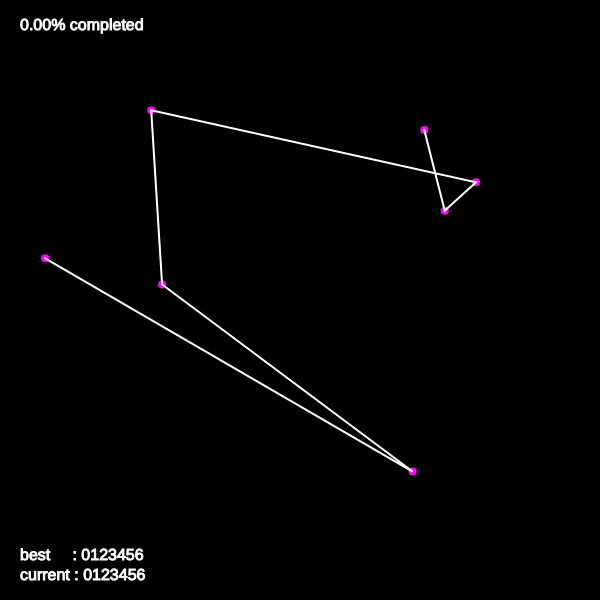
Frame 1 (no input)
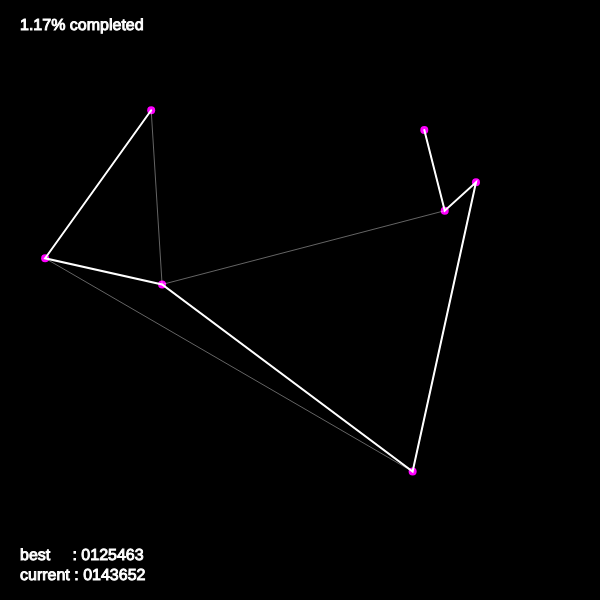
Frame 60 (no input)
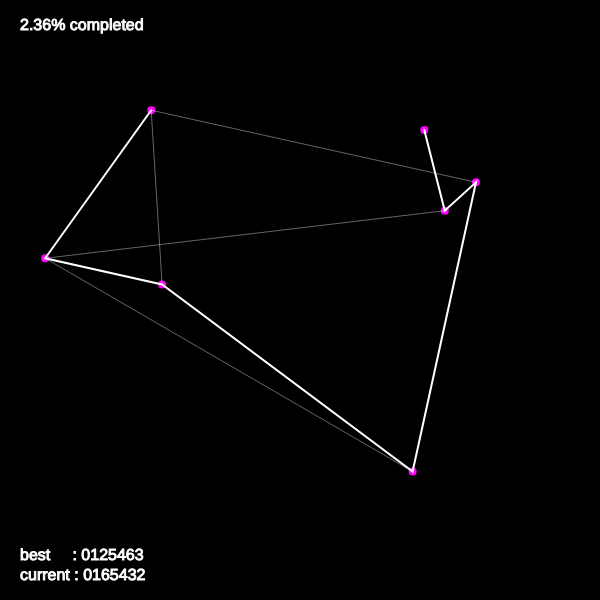
Frame 120 (the mouse pressed at the canvas centre since frame 60)

The p5.js sketch that drew these frames (run headless with seeded random() and noise() and a simulated clock; from frame 60 on, the mouse is pressed at the canvas centre):

// p5.js sketch
// ── sketch.js
var cities = [];
var totalCities = 7;

// lexical order in array
var order = [];

// recording the best(shortest path)
var bestEver;  // array
var bestDistance = 0; // total distance

var totalPermutations;
var count = 0;


function setup(){
  createCanvas(600, 600);
  background(0);

  for (var i=0; i<totalCities; i++){
    var vector = createVector(random(10, width-10), random(10, height-10));
    cities[i] = vector;
    // initialize in increasing order
    order[i] = i;
  }

  bestDistance = calcDistance(cities, order);
  bestEver = order.slice();

  totalPermutations = factorial(totalCities);
  console.log(totalPermutations);
}

function draw(){
  background(0);
  //frameRate(5);

  // drawing cities(circles)
  noStroke();
  fill(255, 0, 255);
  for (var i=0; i<cities.length; i++){
    ellipse(cities[i].x, cities[i].y, 8, 8);
  }

  // draw the order currently checking
  stroke(255, 100);
  strokeWeight(1);
  noFill();
  beginShape();
  for (var i=0; i<order.length; i++){
    // drawing conenctions according to lexical order
    var n = order[i];
    vertex(cities[n].x, cities[n].y);
  }
  endShape();

  stroke(255);
  strokeWeight(2);
  noFill();
  beginShape();
  for (var i=0; i<order.length; i++){
    var n = bestEver[i];
    vertex(cities[n].x, cities[n].y);
  }
  endShape();


  var d = calcDistance(cities, order);
  if (d < bestDistance) {
    bestDistance = d;
    bestEver = order.slice();
  }


  // drawing lexical order
  textSize(16);
  strokeWeight(1);
  var percent = 100 * (count / totalPermutations);
  var current   = 'current : ';
  var bestOrder = 'best     : ';
  for (var i=0; i<order.length; i++){
    current += order[i];
  }
  for (var i=0; i<bestEver.length; i++){
    bestOrder += bestEver[i];
  }
  fill(255);
  text(bestOrder, 20, height-40);
  text(current, 20, height-20);
    text(nf(percent, 0, 2) + "% completed", 20, 30);

  nextOrder();
}




function swap(a, i, j){
  var temp = a[i];
  a[i] = a[j];
  a[j] = temp;
}

function calcDistance(points, order){
  var sum = 0;
  for (var i=0; i<points.length-1 ; i++){
    var cityAIndex = order[i];
    var cityA = points[cityAIndex];
    var cityBIndex = order[i+1];
    var cityB = points[cityBIndex];
    var d = dist(cityA.x, cityA.y, cityB.x, cityB.y);
    sum += d;
  }
  return sum;
}


function factorial(n) {
  if (n == 1) {
    return 1;
  } else {
    return n * factorial(n - 1);
  }
}

// ── lex.js
//lexical order algorithsm

function nextOrder(){

  count ++;

  var largestI = -1;
  for (var i=0; i<order.length-1; i++){
    if (order[i] < order[i+1]){
      largestI = i;
    }
  }

  if (largestI == -1 ){
    noLoop();
    console.log('finished');
  }

  var largestJ = -1;
  for (var j=0; j<order.length; j++){
    if ( order[largestI] < order[j] ){
      largestJ = j;
    }
  }

  swap(order,largestI, largestJ);

  var endArray = order.splice(largestI+1);
  endArray.reverse();
  order =  order.concat(endArray);

}
